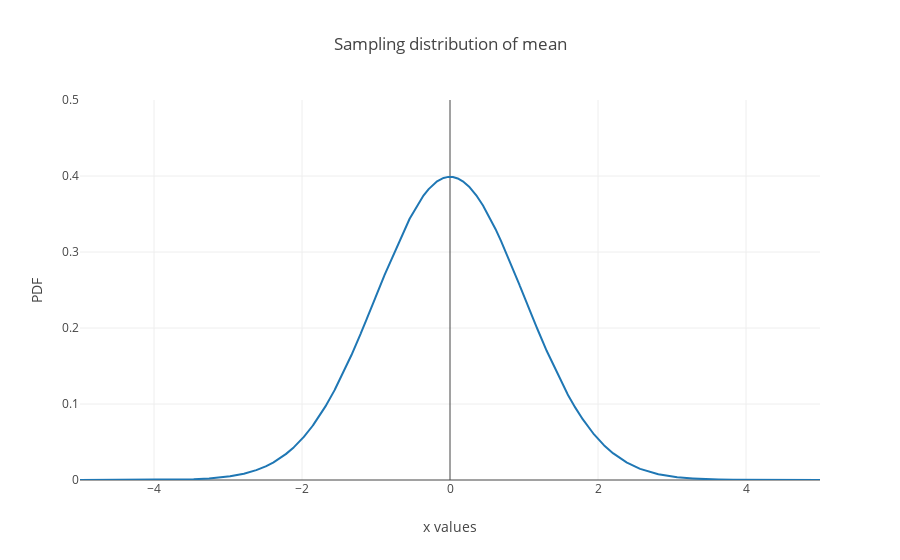

The notebook cell saved with this chart:
### Markdown cell above
We can see that both these values are very close. Well that good, our mean of the sampling distribution $\bar\mu$ is close to the population mean $\mu_P$. 

Of course all of this was possible since we had a sampling distribution.

Next, we figure out what is the error in the sampling distribution. Why this is important ? Because it helps us quantify what is the variation in the sampling distribution. If that variation is really large than it means that there is a large error in $\bar\mu$ and this is bad because this is our estimate of the population mean $\mu_P$. 

We have actually quantified the error in the sampling distribution before, it's nothing but the standard error $\bar\sigma$. Wait, but if we want to look at the variation in the sampling distribution, why didn't we just use the standard deviation of the sampling distribution?  Well the standard deviation of the sampling distribution of means is the standard error. This we established the last notebook. Now we are utilizing that fact here to actually describe the sampling distribution. 

#  Confidence Intervals
The other way we can describe the sampling distribution of means is using confidence intervals. Here we are not saying that there is a single value for the error but that the mean of the sampling distribution of means lies within a certain interval. We define the confidence intervals in terms of "distance" from the mean. So for instance we can say that we are confident that- 


<br>
68.27% of our value of $\bar\mu$ falls within $\bar\mu \pm \bar\sigma$

<br>
95.45% of our value of $\bar\mu$ falls within $\bar\mu \pm 2\bar\sigma$

<br>
99.73% of our value of $\bar\mu$ falls within $\bar\mu \pm 3\bar\sigma$

Well that seems rather magical. How did we get these numbers. Well for that let's go back to a our good old normal distribution.

### Code cell
# Just run the below code

xrange =np.linspace(-5,5,10000)
pdf = norm(0,1).pdf(xrange)
data = [go.Scatter(x = xrange, y = pdf, mode ="lines")]
layout = go.Layout(title="Sampling distribution of mean", xaxis = {"title": "x values",
                                                                        "range": [-5,5]}
                                                            , yaxis= {"title": "PDF" ,         
                                                                       "range": [0,0.5]         
                                                                                })
figure = go.Figure(data = data, layout = layout)
iplot(figure,filename = "Normal distribution")

### Figure 1 — Plotly figure (JSON) as saved in the notebook; plotly's stock layout.template omitted (floating-point values rounded to 4 significant figures; data arrays with more than 128 entries replaced by an {"elided": "..."} marker saying what was removed)
{"data": [{"mode": "lines", "type": "scatter", "uid": "bc3a137e-55be-11e9-9b22-b0359f561c51", "x": {"elided": "10000 float values"}, "y": {"elided": "10000 float values"}}], "layout": {"title": "Sampling distribution of mean", "xaxis": {"range": [-5, 5], "title": "x values"}, "yaxis": {"range": [0, 0.5], "title": "PDF"}}}
